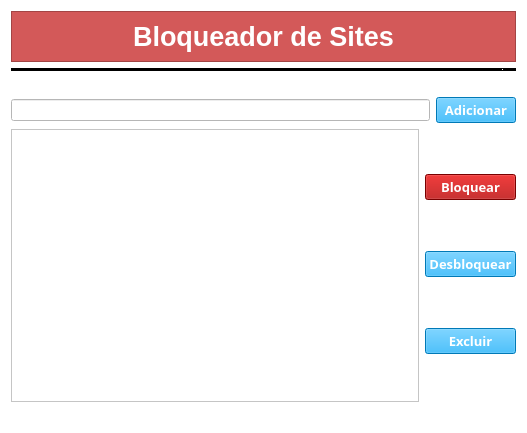
<?xml version="1.0" encoding="UTF-8"?>
<ui version="4.0">
 <class>bloq</class>
 <widget class="QWidget" name="bloq">
  <property name="geometry">
   <rect>
    <x>0</x>
    <y>0</y>
    <width>527</width>
    <height>433</height>
   </rect>
  </property>
  <property name="palette">
   <palette>
    <active>
     <colorrole role="WindowText">
      <brush brushstyle="SolidPattern">
       <color alpha="255">
        <red>0</red>
        <green>0</green>
        <blue>0</blue>
       </color>
      </brush>
     </colorrole>
     <colorrole role="Button">
      <brush brushstyle="SolidPattern">
       <color alpha="255">
        <red>255</red>
        <green>255</green>
        <blue>255</blue>
       </color>
      </brush>
     </colorrole>
     <colorrole role="Light">
      <brush brushstyle="SolidPattern">
       <color alpha="255">
        <red>255</red>
        <green>255</green>
        <blue>255</blue>
       </color>
      </brush>
     </colorrole>
     <colorrole role="Midlight">
      <brush brushstyle="SolidPattern">
       <color alpha="255">
        <red>255</red>
        <green>255</green>
        <blue>255</blue>
       </color>
      </brush>
     </colorrole>
     <colorrole role="Dark">
      <brush brushstyle="SolidPattern">
       <color alpha="255">
        <red>127</red>
        <green>127</green>
        <blue>127</blue>
       </color>
      </brush>
     </colorrole>
     <colorrole role="Mid">
      <brush brushstyle="SolidPattern">
       <color alpha="255">
        <red>170</red>
        <green>170</green>
        <blue>170</blue>
       </color>
      </brush>
     </colorrole>
     <colorrole role="Text">
      <brush brushstyle="SolidPattern">
       <color alpha="255">
        <red>0</red>
        <green>0</green>
        <blue>0</blue>
       </color>
      </brush>
     </colorrole>
     <colorrole role="BrightText">
      <brush brushstyle="SolidPattern">
       <color alpha="255">
        <red>255</red>
        <green>255</green>
        <blue>255</blue>
       </color>
      </brush>
     </colorrole>
     <colorrole role="ButtonText">
      <brush brushstyle="SolidPattern">
       <color alpha="255">
        <red>0</red>
        <green>0</green>
        <blue>0</blue>
       </color>
      </brush>
     </colorrole>
     <colorrole role="Base">
      <brush brushstyle="SolidPattern">
       <color alpha="255">
        <red>255</red>
        <green>255</green>
        <blue>255</blue>
       </color>
      </brush>
     </colorrole>
     <colorrole role="Window">
      <brush brushstyle="SolidPattern">
       <color alpha="255">
        <red>255</red>
        <green>255</green>
        <blue>255</blue>
       </color>
      </brush>
     </colorrole>
     <colorrole role="Shadow">
      <brush brushstyle="SolidPattern">
       <color alpha="255">
        <red>0</red>
        <green>0</green>
        <blue>0</blue>
       </color>
      </brush>
     </colorrole>
     <colorrole role="AlternateBase">
      <brush brushstyle="SolidPattern">
       <color alpha="255">
        <red>255</red>
        <green>255</green>
        <blue>255</blue>
       </color>
      </brush>
     </colorrole>
     <colorrole role="ToolTipBase">
      <brush brushstyle="SolidPattern">
       <color alpha="255">
        <red>255</red>
        <green>255</green>
        <blue>220</blue>
       </color>
      </brush>
     </colorrole>
     <colorrole role="ToolTipText">
      <brush brushstyle="SolidPattern">
       <color alpha="255">
        <red>0</red>
        <green>0</green>
        <blue>0</blue>
       </color>
      </brush>
     </colorrole>
    </active>
    <inactive>
     <colorrole role="WindowText">
      <brush brushstyle="SolidPattern">
       <color alpha="255">
        <red>0</red>
        <green>0</green>
        <blue>0</blue>
       </color>
      </brush>
     </colorrole>
     <colorrole role="Button">
      <brush brushstyle="SolidPattern">
       <color alpha="255">
        <red>255</red>
        <green>255</green>
        <blue>255</blue>
       </color>
      </brush>
     </colorrole>
     <colorrole role="Light">
      <brush brushstyle="SolidPattern">
       <color alpha="255">
        <red>255</red>
        <green>255</green>
        <blue>255</blue>
       </color>
      </brush>
     </colorrole>
     <colorrole role="Midlight">
      <brush brushstyle="SolidPattern">
       <color alpha="255">
        <red>255</red>
        <green>255</green>
        <blue>255</blue>
       </color>
      </brush>
     </colorrole>
     <colorrole role="Dark">
      <brush brushstyle="SolidPattern">
       <color alpha="255">
        <red>127</red>
        <green>127</green>
        <blue>127</blue>
       </color>
      </brush>
     </colorrole>
     <colorrole role="Mid">
      <brush brushstyle="SolidPattern">
       <color alpha="255">
        <red>170</red>
        <green>170</green>
        <blue>170</blue>
       </color>
      </brush>
     </colorrole>
     <colorrole role="Text">
      <brush brushstyle="SolidPattern">
       <color alpha="255">
        <red>0</red>
        <green>0</green>
        <blue>0</blue>
       </color>
      </brush>
     </colorrole>
     <colorrole role="BrightText">
      <brush brushstyle="SolidPattern">
       <color alpha="255">
        <red>255</red>
        <green>255</green>
        <blue>255</blue>
       </color>
      </brush>
     </colorrole>
     <colorrole role="ButtonText">
      <brush brushstyle="SolidPattern">
       <color alpha="255">
        <red>0</red>
        <green>0</green>
        <blue>0</blue>
       </color>
      </brush>
     </colorrole>
     <colorrole role="Base">
      <brush brushstyle="SolidPattern">
       <color alpha="255">
        <red>255</red>
        <green>255</green>
        <blue>255</blue>
       </color>
      </brush>
     </colorrole>
     <colorrole role="Window">
      <brush brushstyle="SolidPattern">
       <color alpha="255">
        <red>255</red>
        <green>255</green>
        <blue>255</blue>
       </color>
      </brush>
     </colorrole>
     <colorrole role="Shadow">
      <brush brushstyle="SolidPattern">
       <color alpha="255">
        <red>0</red>
        <green>0</green>
        <blue>0</blue>
       </color>
      </brush>
     </colorrole>
     <colorrole role="AlternateBase">
      <brush brushstyle="SolidPattern">
       <color alpha="255">
        <red>255</red>
        <green>255</green>
        <blue>255</blue>
       </color>
      </brush>
     </colorrole>
     <colorrole role="ToolTipBase">
      <brush brushstyle="SolidPattern">
       <color alpha="255">
        <red>255</red>
        <green>255</green>
        <blue>220</blue>
       </color>
      </brush>
     </colorrole>
     <colorrole role="ToolTipText">
      <brush brushstyle="SolidPattern">
       <color alpha="255">
        <red>0</red>
        <green>0</green>
        <blue>0</blue>
       </color>
      </brush>
     </colorrole>
    </inactive>
    <disabled>
     <colorrole role="WindowText">
      <brush brushstyle="SolidPattern">
       <color alpha="255">
        <red>127</red>
        <green>127</green>
        <blue>127</blue>
       </color>
      </brush>
     </colorrole>
     <colorrole role="Button">
      <brush brushstyle="SolidPattern">
       <color alpha="255">
        <red>255</red>
        <green>255</green>
        <blue>255</blue>
       </color>
      </brush>
     </colorrole>
     <colorrole role="Light">
      <brush brushstyle="SolidPattern">
       <color alpha="255">
        <red>255</red>
        <green>255</green>
        <blue>255</blue>
       </color>
      </brush>
     </colorrole>
     <colorrole role="Midlight">
      <brush brushstyle="SolidPattern">
       <color alpha="255">
        <red>255</red>
        <green>255</green>
        <blue>255</blue>
       </color>
      </brush>
     </colorrole>
     <colorrole role="Dark">
      <brush brushstyle="SolidPattern">
       <color alpha="255">
        <red>127</red>
        <green>127</green>
        <blue>127</blue>
       </color>
      </brush>
     </colorrole>
     <colorrole role="Mid">
      <brush brushstyle="SolidPattern">
       <color alpha="255">
        <red>170</red>
        <green>170</green>
        <blue>170</blue>
       </color>
      </brush>
     </colorrole>
     <colorrole role="Text">
      <brush brushstyle="SolidPattern">
       <color alpha="255">
        <red>127</red>
        <green>127</green>
        <blue>127</blue>
       </color>
      </brush>
     </colorrole>
     <colorrole role="BrightText">
      <brush brushstyle="SolidPattern">
       <color alpha="255">
        <red>255</red>
        <green>255</green>
        <blue>255</blue>
       </color>
      </brush>
     </colorrole>
     <colorrole role="ButtonText">
      <brush brushstyle="SolidPattern">
       <color alpha="255">
        <red>127</red>
        <green>127</green>
        <blue>127</blue>
       </color>
      </brush>
     </colorrole>
     <colorrole role="Base">
      <brush brushstyle="SolidPattern">
       <color alpha="255">
        <red>255</red>
        <green>255</green>
        <blue>255</blue>
       </color>
      </brush>
     </colorrole>
     <colorrole role="Window">
      <brush brushstyle="SolidPattern">
       <color alpha="255">
        <red>255</red>
        <green>255</green>
        <blue>255</blue>
       </color>
      </brush>
     </colorrole>
     <colorrole role="Shadow">
      <brush brushstyle="SolidPattern">
       <color alpha="255">
        <red>0</red>
        <green>0</green>
        <blue>0</blue>
       </color>
      </brush>
     </colorrole>
     <colorrole role="AlternateBase">
      <brush brushstyle="SolidPattern">
       <color alpha="255">
        <red>255</red>
        <green>255</green>
        <blue>255</blue>
       </color>
      </brush>
     </colorrole>
     <colorrole role="ToolTipBase">
      <brush brushstyle="SolidPattern">
       <color alpha="255">
        <red>255</red>
        <green>255</green>
        <blue>220</blue>
       </color>
      </brush>
     </colorrole>
     <colorrole role="ToolTipText">
      <brush brushstyle="SolidPattern">
       <color alpha="255">
        <red>0</red>
        <green>0</green>
        <blue>0</blue>
       </color>
      </brush>
     </colorrole>
    </disabled>
   </palette>
  </property>
  <property name="windowTitle">
   <string>Form</string>
  </property>
  <layout class="QVBoxLayout" name="verticalLayout_2">
   <item>
    <widget class="QFrame" name="frame">
     <property name="palette">
      <palette>
       <active>
        <colorrole role="WindowText">
         <brush brushstyle="SolidPattern">
          <color alpha="255">
           <red>255</red>
           <green>255</green>
           <blue>255</blue>
          </color>
         </brush>
        </colorrole>
        <colorrole role="Button">
         <brush brushstyle="SolidPattern">
          <color alpha="255">
           <red>211</red>
           <green>89</green>
           <blue>89</blue>
          </color>
         </brush>
        </colorrole>
        <colorrole role="Light">
         <brush brushstyle="SolidPattern">
          <color alpha="255">
           <red>255</red>
           <green>0</green>
           <blue>0</blue>
          </color>
         </brush>
        </colorrole>
        <colorrole role="Midlight">
         <brush brushstyle="SolidPattern">
          <color alpha="255">
           <red>212</red>
           <green>0</green>
           <blue>0</blue>
          </color>
         </brush>
        </colorrole>
        <colorrole role="Dark">
         <brush brushstyle="SolidPattern">
          <color alpha="255">
           <red>85</red>
           <green>0</green>
           <blue>0</blue>
          </color>
         </brush>
        </colorrole>
        <colorrole role="Mid">
         <brush brushstyle="SolidPattern">
          <color alpha="255">
           <red>113</red>
           <green>0</green>
           <blue>0</blue>
          </color>
         </brush>
        </colorrole>
        <colorrole role="Text">
         <brush brushstyle="SolidPattern">
          <color alpha="255">
           <red>255</red>
           <green>255</green>
           <blue>255</blue>
          </color>
         </brush>
        </colorrole>
        <colorrole role="BrightText">
         <brush brushstyle="SolidPattern">
          <color alpha="255">
           <red>255</red>
           <green>255</green>
           <blue>255</blue>
          </color>
         </brush>
        </colorrole>
        <colorrole role="ButtonText">
         <brush brushstyle="SolidPattern">
          <color alpha="255">
           <red>255</red>
           <green>255</green>
           <blue>255</blue>
          </color>
         </brush>
        </colorrole>
        <colorrole role="Base">
         <brush brushstyle="SolidPattern">
          <color alpha="255">
           <red>211</red>
           <green>89</green>
           <blue>89</blue>
          </color>
         </brush>
        </colorrole>
        <colorrole role="Window">
         <brush brushstyle="SolidPattern">
          <color alpha="255">
           <red>211</red>
           <green>89</green>
           <blue>89</blue>
          </color>
         </brush>
        </colorrole>
        <colorrole role="Shadow">
         <brush brushstyle="SolidPattern">
          <color alpha="255">
           <red>0</red>
           <green>0</green>
           <blue>0</blue>
          </color>
         </brush>
        </colorrole>
        <colorrole role="AlternateBase">
         <brush brushstyle="SolidPattern">
          <color alpha="255">
           <red>212</red>
           <green>127</green>
           <blue>127</blue>
          </color>
         </brush>
        </colorrole>
        <colorrole role="ToolTipBase">
         <brush brushstyle="SolidPattern">
          <color alpha="255">
           <red>255</red>
           <green>255</green>
           <blue>220</blue>
          </color>
         </brush>
        </colorrole>
        <colorrole role="ToolTipText">
         <brush brushstyle="SolidPattern">
          <color alpha="255">
           <red>0</red>
           <green>0</green>
           <blue>0</blue>
          </color>
         </brush>
        </colorrole>
       </active>
       <inactive>
        <colorrole role="WindowText">
         <brush brushstyle="SolidPattern">
          <color alpha="255">
           <red>255</red>
           <green>255</green>
           <blue>255</blue>
          </color>
         </brush>
        </colorrole>
        <colorrole role="Button">
         <brush brushstyle="SolidPattern">
          <color alpha="255">
           <red>211</red>
           <green>89</green>
           <blue>89</blue>
          </color>
         </brush>
        </colorrole>
        <colorrole role="Light">
         <brush brushstyle="SolidPattern">
          <color alpha="255">
           <red>255</red>
           <green>0</green>
           <blue>0</blue>
          </color>
         </brush>
        </colorrole>
        <colorrole role="Midlight">
         <brush brushstyle="SolidPattern">
          <color alpha="255">
           <red>212</red>
           <green>0</green>
           <blue>0</blue>
          </color>
         </brush>
        </colorrole>
        <colorrole role="Dark">
         <brush brushstyle="SolidPattern">
          <color alpha="255">
           <red>85</red>
           <green>0</green>
           <blue>0</blue>
          </color>
         </brush>
        </colorrole>
        <colorrole role="Mid">
         <brush brushstyle="SolidPattern">
          <color alpha="255">
           <red>113</red>
           <green>0</green>
           <blue>0</blue>
          </color>
         </brush>
        </colorrole>
        <colorrole role="Text">
         <brush brushstyle="SolidPattern">
          <color alpha="255">
           <red>255</red>
           <green>255</green>
           <blue>255</blue>
          </color>
         </brush>
        </colorrole>
        <colorrole role="BrightText">
         <brush brushstyle="SolidPattern">
          <color alpha="255">
           <red>255</red>
           <green>255</green>
           <blue>255</blue>
          </color>
         </brush>
        </colorrole>
        <colorrole role="ButtonText">
         <brush brushstyle="SolidPattern">
          <color alpha="255">
           <red>255</red>
           <green>255</green>
           <blue>255</blue>
          </color>
         </brush>
        </colorrole>
        <colorrole role="Base">
         <brush brushstyle="SolidPattern">
          <color alpha="255">
           <red>211</red>
           <green>89</green>
           <blue>89</blue>
          </color>
         </brush>
        </colorrole>
        <colorrole role="Window">
         <brush brushstyle="SolidPattern">
          <color alpha="255">
           <red>211</red>
           <green>89</green>
           <blue>89</blue>
          </color>
         </brush>
        </colorrole>
        <colorrole role="Shadow">
         <brush brushstyle="SolidPattern">
          <color alpha="255">
           <red>0</red>
           <green>0</green>
           <blue>0</blue>
          </color>
         </brush>
        </colorrole>
        <colorrole role="AlternateBase">
         <brush brushstyle="SolidPattern">
          <color alpha="255">
           <red>212</red>
           <green>127</green>
           <blue>127</blue>
          </color>
         </brush>
        </colorrole>
        <colorrole role="ToolTipBase">
         <brush brushstyle="SolidPattern">
          <color alpha="255">
           <red>255</red>
           <green>255</green>
           <blue>220</blue>
          </color>
         </brush>
        </colorrole>
        <colorrole role="ToolTipText">
         <brush brushstyle="SolidPattern">
          <color alpha="255">
           <red>0</red>
           <green>0</green>
           <blue>0</blue>
          </color>
         </brush>
        </colorrole>
       </inactive>
       <disabled>
        <colorrole role="WindowText">
         <brush brushstyle="SolidPattern">
          <color alpha="255">
           <red>255</red>
           <green>255</green>
           <blue>255</blue>
          </color>
         </brush>
        </colorrole>
        <colorrole role="Button">
         <brush brushstyle="SolidPattern">
          <color alpha="255">
           <red>211</red>
           <green>89</green>
           <blue>89</blue>
          </color>
         </brush>
        </colorrole>
        <colorrole role="Light">
         <brush brushstyle="SolidPattern">
          <color alpha="255">
           <red>255</red>
           <green>0</green>
           <blue>0</blue>
          </color>
         </brush>
        </colorrole>
        <colorrole role="Midlight">
         <brush brushstyle="SolidPattern">
          <color alpha="255">
           <red>212</red>
           <green>0</green>
           <blue>0</blue>
          </color>
         </brush>
        </colorrole>
        <colorrole role="Dark">
         <brush brushstyle="SolidPattern">
          <color alpha="255">
           <red>85</red>
           <green>0</green>
           <blue>0</blue>
          </color>
         </brush>
        </colorrole>
        <colorrole role="Mid">
         <brush brushstyle="SolidPattern">
          <color alpha="255">
           <red>113</red>
           <green>0</green>
           <blue>0</blue>
          </color>
         </brush>
        </colorrole>
        <colorrole role="Text">
         <brush brushstyle="SolidPattern">
          <color alpha="255">
           <red>255</red>
           <green>255</green>
           <blue>255</blue>
          </color>
         </brush>
        </colorrole>
        <colorrole role="BrightText">
         <brush brushstyle="SolidPattern">
          <color alpha="255">
           <red>255</red>
           <green>255</green>
           <blue>255</blue>
          </color>
         </brush>
        </colorrole>
        <colorrole role="ButtonText">
         <brush brushstyle="SolidPattern">
          <color alpha="255">
           <red>255</red>
           <green>255</green>
           <blue>255</blue>
          </color>
         </brush>
        </colorrole>
        <colorrole role="Base">
         <brush brushstyle="SolidPattern">
          <color alpha="255">
           <red>211</red>
           <green>89</green>
           <blue>89</blue>
          </color>
         </brush>
        </colorrole>
        <colorrole role="Window">
         <brush brushstyle="SolidPattern">
          <color alpha="255">
           <red>211</red>
           <green>89</green>
           <blue>89</blue>
          </color>
         </brush>
        </colorrole>
        <colorrole role="Shadow">
         <brush brushstyle="SolidPattern">
          <color alpha="255">
           <red>0</red>
           <green>0</green>
           <blue>0</blue>
          </color>
         </brush>
        </colorrole>
        <colorrole role="AlternateBase">
         <brush brushstyle="SolidPattern">
          <color alpha="255">
           <red>170</red>
           <green>0</green>
           <blue>0</blue>
          </color>
         </brush>
        </colorrole>
        <colorrole role="ToolTipBase">
         <brush brushstyle="SolidPattern">
          <color alpha="255">
           <red>255</red>
           <green>255</green>
           <blue>220</blue>
          </color>
         </brush>
        </colorrole>
        <colorrole role="ToolTipText">
         <brush brushstyle="SolidPattern">
          <color alpha="255">
           <red>0</red>
           <green>0</green>
           <blue>0</blue>
          </color>
         </brush>
        </colorrole>
       </disabled>
      </palette>
     </property>
     <property name="styleSheet">
      <string notr="true">QFrame{
background-color: rgb(211, 89, 89);
color: rgb(255, 255, 255);
}</string>
     </property>
     <property name="frameShape">
      <enum>QFrame::StyledPanel</enum>
     </property>
     <property name="frameShadow">
      <enum>QFrame::Raised</enum>
     </property>
     <layout class="QHBoxLayout" name="horizontalLayout_3">
      <item>
       <widget class="QLabel" name="label">
        <property name="font">
         <font>
          <pointsize>20</pointsize>
          <weight>75</weight>
          <bold>true</bold>
         </font>
        </property>
        <property name="text">
         <string>Bloqueador de Sites</string>
        </property>
        <property name="alignment">
         <set>Qt::AlignCenter</set>
        </property>
       </widget>
      </item>
     </layout>
    </widget>
   </item>
   <item>
    <widget class="Line" name="line">
     <property name="palette">
      <palette>
       <active>
        <colorrole role="WindowText">
         <brush brushstyle="SolidPattern">
          <color alpha="255">
           <red>255</red>
           <green>255</green>
           <blue>255</blue>
          </color>
         </brush>
        </colorrole>
        <colorrole role="Button">
         <brush brushstyle="SolidPattern">
          <color alpha="255">
           <red>0</red>
           <green>0</green>
           <blue>0</blue>
          </color>
         </brush>
        </colorrole>
        <colorrole role="Light">
         <brush brushstyle="SolidPattern">
          <color alpha="255">
           <red>0</red>
           <green>0</green>
           <blue>0</blue>
          </color>
         </brush>
        </colorrole>
        <colorrole role="Midlight">
         <brush brushstyle="SolidPattern">
          <color alpha="255">
           <red>0</red>
           <green>0</green>
           <blue>0</blue>
          </color>
         </brush>
        </colorrole>
        <colorrole role="Dark">
         <brush brushstyle="SolidPattern">
          <color alpha="255">
           <red>0</red>
           <green>0</green>
           <blue>0</blue>
          </color>
         </brush>
        </colorrole>
        <colorrole role="Mid">
         <brush brushstyle="SolidPattern">
          <color alpha="255">
           <red>0</red>
           <green>0</green>
           <blue>0</blue>
          </color>
         </brush>
        </colorrole>
        <colorrole role="Text">
         <brush brushstyle="SolidPattern">
          <color alpha="255">
           <red>255</red>
           <green>255</green>
           <blue>255</blue>
          </color>
         </brush>
        </colorrole>
        <colorrole role="BrightText">
         <brush brushstyle="SolidPattern">
          <color alpha="255">
           <red>255</red>
           <green>255</green>
           <blue>255</blue>
          </color>
         </brush>
        </colorrole>
        <colorrole role="ButtonText">
         <brush brushstyle="SolidPattern">
          <color alpha="255">
           <red>255</red>
           <green>255</green>
           <blue>255</blue>
          </color>
         </brush>
        </colorrole>
        <colorrole role="Base">
         <brush brushstyle="SolidPattern">
          <color alpha="255">
           <red>0</red>
           <green>0</green>
           <blue>0</blue>
          </color>
         </brush>
        </colorrole>
        <colorrole role="Window">
         <brush brushstyle="SolidPattern">
          <color alpha="255">
           <red>0</red>
           <green>0</green>
           <blue>0</blue>
          </color>
         </brush>
        </colorrole>
        <colorrole role="Shadow">
         <brush brushstyle="SolidPattern">
          <color alpha="255">
           <red>0</red>
           <green>0</green>
           <blue>0</blue>
          </color>
         </brush>
        </colorrole>
        <colorrole role="AlternateBase">
         <brush brushstyle="SolidPattern">
          <color alpha="255">
           <red>0</red>
           <green>0</green>
           <blue>0</blue>
          </color>
         </brush>
        </colorrole>
        <colorrole role="ToolTipBase">
         <brush brushstyle="SolidPattern">
          <color alpha="255">
           <red>255</red>
           <green>255</green>
           <blue>220</blue>
          </color>
         </brush>
        </colorrole>
        <colorrole role="ToolTipText">
         <brush brushstyle="SolidPattern">
          <color alpha="255">
           <red>0</red>
           <green>0</green>
           <blue>0</blue>
          </color>
         </brush>
        </colorrole>
       </active>
       <inactive>
        <colorrole role="WindowText">
         <brush brushstyle="SolidPattern">
          <color alpha="255">
           <red>255</red>
           <green>255</green>
           <blue>255</blue>
          </color>
         </brush>
        </colorrole>
        <colorrole role="Button">
         <brush brushstyle="SolidPattern">
          <color alpha="255">
           <red>0</red>
           <green>0</green>
           <blue>0</blue>
          </color>
         </brush>
        </colorrole>
        <colorrole role="Light">
         <brush brushstyle="SolidPattern">
          <color alpha="255">
           <red>0</red>
           <green>0</green>
           <blue>0</blue>
          </color>
         </brush>
        </colorrole>
        <colorrole role="Midlight">
         <brush brushstyle="SolidPattern">
          <color alpha="255">
           <red>0</red>
           <green>0</green>
           <blue>0</blue>
          </color>
         </brush>
        </colorrole>
        <colorrole role="Dark">
         <brush brushstyle="SolidPattern">
          <color alpha="255">
           <red>0</red>
           <green>0</green>
           <blue>0</blue>
          </color>
         </brush>
        </colorrole>
        <colorrole role="Mid">
         <brush brushstyle="SolidPattern">
          <color alpha="255">
           <red>0</red>
           <green>0</green>
           <blue>0</blue>
          </color>
         </brush>
        </colorrole>
        <colorrole role="Text">
         <brush brushstyle="SolidPattern">
          <color alpha="255">
           <red>255</red>
           <green>255</green>
           <blue>255</blue>
          </color>
         </brush>
        </colorrole>
        <colorrole role="BrightText">
         <brush brushstyle="SolidPattern">
          <color alpha="255">
           <red>255</red>
           <green>255</green>
           <blue>255</blue>
          </color>
         </brush>
        </colorrole>
        <colorrole role="ButtonText">
         <brush brushstyle="SolidPattern">
          <color alpha="255">
           <red>255</red>
           <green>255</green>
           <blue>255</blue>
          </color>
         </brush>
        </colorrole>
        <colorrole role="Base">
         <brush brushstyle="SolidPattern">
          <color alpha="255">
           <red>0</red>
           <green>0</green>
           <blue>0</blue>
          </color>
         </brush>
        </colorrole>
        <colorrole role="Window">
         <brush brushstyle="SolidPattern">
          <color alpha="255">
           <red>0</red>
           <green>0</green>
           <blue>0</blue>
          </color>
         </brush>
        </colorrole>
        <colorrole role="Shadow">
         <brush brushstyle="SolidPattern">
          <color alpha="255">
           <red>0</red>
           <green>0</green>
           <blue>0</blue>
          </color>
         </brush>
        </colorrole>
        <colorrole role="AlternateBase">
         <brush brushstyle="SolidPattern">
          <color alpha="255">
           <red>0</red>
           <green>0</green>
           <blue>0</blue>
          </color>
         </brush>
        </colorrole>
        <colorrole role="ToolTipBase">
         <brush brushstyle="SolidPattern">
          <color alpha="255">
           <red>255</red>
           <green>255</green>
           <blue>220</blue>
          </color>
         </brush>
        </colorrole>
        <colorrole role="ToolTipText">
         <brush brushstyle="SolidPattern">
          <color alpha="255">
           <red>0</red>
           <green>0</green>
           <blue>0</blue>
          </color>
         </brush>
        </colorrole>
       </inactive>
       <disabled>
        <colorrole role="WindowText">
         <brush brushstyle="SolidPattern">
          <color alpha="255">
           <red>0</red>
           <green>0</green>
           <blue>0</blue>
          </color>
         </brush>
        </colorrole>
        <colorrole role="Button">
         <brush brushstyle="SolidPattern">
          <color alpha="255">
           <red>0</red>
           <green>0</green>
           <blue>0</blue>
          </color>
         </brush>
        </colorrole>
        <colorrole role="Light">
         <brush brushstyle="SolidPattern">
          <color alpha="255">
           <red>0</red>
           <green>0</green>
           <blue>0</blue>
          </color>
         </brush>
        </colorrole>
        <colorrole role="Midlight">
         <brush brushstyle="SolidPattern">
          <color alpha="255">
           <red>0</red>
           <green>0</green>
           <blue>0</blue>
          </color>
         </brush>
        </colorrole>
        <colorrole role="Dark">
         <brush brushstyle="SolidPattern">
          <color alpha="255">
           <red>0</red>
           <green>0</green>
           <blue>0</blue>
          </color>
         </brush>
        </colorrole>
        <colorrole role="Mid">
         <brush brushstyle="SolidPattern">
          <color alpha="255">
           <red>0</red>
           <green>0</green>
           <blue>0</blue>
          </color>
         </brush>
        </colorrole>
        <colorrole role="Text">
         <brush brushstyle="SolidPattern">
          <color alpha="255">
           <red>0</red>
           <green>0</green>
           <blue>0</blue>
          </color>
         </brush>
        </colorrole>
        <colorrole role="BrightText">
         <brush brushstyle="SolidPattern">
          <color alpha="255">
           <red>255</red>
           <green>255</green>
           <blue>255</blue>
          </color>
         </brush>
        </colorrole>
        <colorrole role="ButtonText">
         <brush brushstyle="SolidPattern">
          <color alpha="255">
           <red>0</red>
           <green>0</green>
           <blue>0</blue>
          </color>
         </brush>
        </colorrole>
        <colorrole role="Base">
         <brush brushstyle="SolidPattern">
          <color alpha="255">
           <red>0</red>
           <green>0</green>
           <blue>0</blue>
          </color>
         </brush>
        </colorrole>
        <colorrole role="Window">
         <brush brushstyle="SolidPattern">
          <color alpha="255">
           <red>0</red>
           <green>0</green>
           <blue>0</blue>
          </color>
         </brush>
        </colorrole>
        <colorrole role="Shadow">
         <brush brushstyle="SolidPattern">
          <color alpha="255">
           <red>0</red>
           <green>0</green>
           <blue>0</blue>
          </color>
         </brush>
        </colorrole>
        <colorrole role="AlternateBase">
         <brush brushstyle="SolidPattern">
          <color alpha="255">
           <red>0</red>
           <green>0</green>
           <blue>0</blue>
          </color>
         </brush>
        </colorrole>
        <colorrole role="ToolTipBase">
         <brush brushstyle="SolidPattern">
          <color alpha="255">
           <red>255</red>
           <green>255</green>
           <blue>220</blue>
          </color>
         </brush>
        </colorrole>
        <colorrole role="ToolTipText">
         <brush brushstyle="SolidPattern">
          <color alpha="255">
           <red>0</red>
           <green>0</green>
           <blue>0</blue>
          </color>
         </brush>
        </colorrole>
       </disabled>
      </palette>
     </property>
     <property name="font">
      <font>
       <pointsize>8</pointsize>
       <weight>50</weight>
       <bold>false</bold>
      </font>
     </property>
     <property name="lineWidth">
      <number>14</number>
     </property>
     <property name="orientation">
      <enum>Qt::Horizontal</enum>
     </property>
    </widget>
   </item>
   <item>
    <spacer name="horizontalSpacer_2">
     <property name="orientation">
      <enum>Qt::Horizontal</enum>
     </property>
     <property name="sizeHint" stdset="0">
      <size>
       <width>40</width>
       <height>20</height>
      </size>
     </property>
    </spacer>
   </item>
   <item>
    <layout class="QHBoxLayout" name="horizontalLayout">
     <item>
      <widget class="QLineEdit" name="input_site"/>
     </item>
     <item>
      <widget class="QPushButton" name="bt_adicionar">
       <property name="palette">
        <palette>
         <active>
          <colorrole role="WindowText">
           <brush brushstyle="SolidPattern">
            <color alpha="255">
             <red>255</red>
             <green>255</green>
             <blue>255</blue>
            </color>
           </brush>
          </colorrole>
          <colorrole role="Button">
           <brush brushstyle="SolidPattern">
            <color alpha="255">
             <red>0</red>
             <green>170</green>
             <blue>255</blue>
            </color>
           </brush>
          </colorrole>
          <colorrole role="Text">
           <brush brushstyle="SolidPattern">
            <color alpha="255">
             <red>255</red>
             <green>255</green>
             <blue>255</blue>
            </color>
           </brush>
          </colorrole>
          <colorrole role="ButtonText">
           <brush brushstyle="SolidPattern">
            <color alpha="255">
             <red>255</red>
             <green>255</green>
             <blue>255</blue>
            </color>
           </brush>
          </colorrole>
          <colorrole role="Base">
           <brush brushstyle="SolidPattern">
            <color alpha="255">
             <red>0</red>
             <green>170</green>
             <blue>255</blue>
            </color>
           </brush>
          </colorrole>
          <colorrole role="Window">
           <brush brushstyle="SolidPattern">
            <color alpha="255">
             <red>0</red>
             <green>170</green>
             <blue>255</blue>
            </color>
           </brush>
          </colorrole>
         </active>
         <inactive>
          <colorrole role="WindowText">
           <brush brushstyle="SolidPattern">
            <color alpha="255">
             <red>255</red>
             <green>255</green>
             <blue>255</blue>
            </color>
           </brush>
          </colorrole>
          <colorrole role="Button">
           <brush brushstyle="SolidPattern">
            <color alpha="255">
             <red>0</red>
             <green>170</green>
             <blue>255</blue>
            </color>
           </brush>
          </colorrole>
          <colorrole role="Text">
           <brush brushstyle="SolidPattern">
            <color alpha="255">
             <red>255</red>
             <green>255</green>
             <blue>255</blue>
            </color>
           </brush>
          </colorrole>
          <colorrole role="ButtonText">
           <brush brushstyle="SolidPattern">
            <color alpha="255">
             <red>255</red>
             <green>255</green>
             <blue>255</blue>
            </color>
           </brush>
          </colorrole>
          <colorrole role="Base">
           <brush brushstyle="SolidPattern">
            <color alpha="255">
             <red>0</red>
             <green>170</green>
             <blue>255</blue>
            </color>
           </brush>
          </colorrole>
          <colorrole role="Window">
           <brush brushstyle="SolidPattern">
            <color alpha="255">
             <red>0</red>
             <green>170</green>
             <blue>255</blue>
            </color>
           </brush>
          </colorrole>
         </inactive>
         <disabled>
          <colorrole role="WindowText">
           <brush brushstyle="SolidPattern">
            <color alpha="255">
             <red>255</red>
             <green>255</green>
             <blue>255</blue>
            </color>
           </brush>
          </colorrole>
          <colorrole role="Button">
           <brush brushstyle="SolidPattern">
            <color alpha="255">
             <red>0</red>
             <green>170</green>
             <blue>255</blue>
            </color>
           </brush>
          </colorrole>
          <colorrole role="Text">
           <brush brushstyle="SolidPattern">
            <color alpha="255">
             <red>255</red>
             <green>255</green>
             <blue>255</blue>
            </color>
           </brush>
          </colorrole>
          <colorrole role="ButtonText">
           <brush brushstyle="SolidPattern">
            <color alpha="255">
             <red>255</red>
             <green>255</green>
             <blue>255</blue>
            </color>
           </brush>
          </colorrole>
          <colorrole role="Base">
           <brush brushstyle="SolidPattern">
            <color alpha="255">
             <red>0</red>
             <green>170</green>
             <blue>255</blue>
            </color>
           </brush>
          </colorrole>
          <colorrole role="Window">
           <brush brushstyle="SolidPattern">
            <color alpha="255">
             <red>0</red>
             <green>170</green>
             <blue>255</blue>
            </color>
           </brush>
          </colorrole>
         </disabled>
        </palette>
       </property>
       <property name="font">
        <font>
         <family>Calisto MT</family>
         <pointsize>10</pointsize>
         <weight>75</weight>
         <bold>true</bold>
        </font>
       </property>
       <property name="cursor">
        <cursorShape>PointingHandCursor</cursorShape>
       </property>
       <property name="styleSheet">
        <string notr="true">QPushButton{
	background-color: rgb(0, 170, 255);
	color: rgb(255, 255, 255);

}</string>
       </property>
       <property name="text">
        <string>Adicionar</string>
       </property>
      </widget>
     </item>
    </layout>
   </item>
   <item>
    <layout class="QHBoxLayout" name="horizontalLayout_2">
     <item>
      <widget class="QListView" name="list_sitesblqueados">
       <property name="font">
        <font>
         <pointsize>10</pointsize>
        </font>
       </property>
      </widget>
     </item>
     <item>
      <layout class="QVBoxLayout" name="verticalLayout">
       <item>
        <widget class="QPushButton" name="bt_bloquear">
         <property name="font">
          <font>
           <family>Calisto MT</family>
           <pointsize>10</pointsize>
           <weight>75</weight>
           <bold>true</bold>
          </font>
         </property>
         <property name="cursor">
          <cursorShape>PointingHandCursor</cursorShape>
         </property>
         <property name="styleSheet">
          <string notr="true">QPushButton{
	background-color: rgb(170, 0, 0);
	color: rgb(255, 255, 255);

}</string>
         </property>
         <property name="text">
          <string>Bloquear</string>
         </property>
        </widget>
       </item>
       <item>
        <widget class="QPushButton" name="bt_desbloquear">
         <property name="font">
          <font>
           <family>Calisto MT</family>
           <pointsize>10</pointsize>
           <weight>75</weight>
           <bold>true</bold>
          </font>
         </property>
         <property name="cursor">
          <cursorShape>PointingHandCursor</cursorShape>
         </property>
         <property name="styleSheet">
          <string notr="true">QPushButton{
	background-color: rgb(0, 170, 255);
	color: rgb(255, 255, 255);

}</string>
         </property>
         <property name="text">
          <string>Desbloquear</string>
         </property>
        </widget>
       </item>
       <item>
        <widget class="QPushButton" name="bt_excluir">
         <property name="font">
          <font>
           <family>Leelawadee</family>
           <pointsize>10</pointsize>
           <weight>75</weight>
           <bold>true</bold>
          </font>
         </property>
         <property name="cursor">
          <cursorShape>PointingHandCursor</cursorShape>
         </property>
         <property name="styleSheet">
          <string notr="true">QPushButton{
	background-color: rgb(0, 170, 255);
	color: rgb(255, 255, 255);

}</string>
         </property>
         <property name="text">
          <string>Excluir</string>
         </property>
        </widget>
       </item>
      </layout>
     </item>
    </layout>
   </item>
   <item>
    <spacer name="horizontalSpacer">
     <property name="orientation">
      <enum>Qt::Horizontal</enum>
     </property>
     <property name="sizeHint" stdset="0">
      <size>
       <width>40</width>
       <height>20</height>
      </size>
     </property>
    </spacer>
   </item>
  </layout>
 </widget>
 <resources/>
 <connections/>
</ui>
